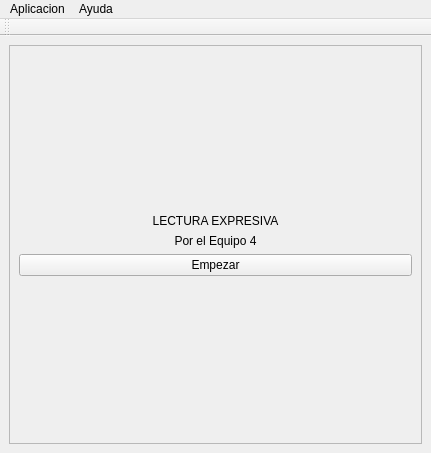
<?xml version="1.0" encoding="UTF-8"?>
<ui version="4.0">
 <class>MainWindow</class>
 <widget class="QMainWindow" name="MainWindow">
  <property name="geometry">
   <rect>
    <x>0</x>
    <y>0</y>
    <width>431</width>
    <height>453</height>
   </rect>
  </property>
  <property name="windowTitle">
   <string>MainWindow</string>
  </property>
  <widget class="QWidget" name="centralwidget">
   <layout class="QVBoxLayout" name="verticalLayout">
    <item>
     <widget class="QFrame" name="frame">
      <property name="enabled">
       <bool>true</bool>
      </property>
      <property name="layoutDirection">
       <enum>Qt::LeftToRight</enum>
      </property>
      <property name="frameShape">
       <enum>QFrame::StyledPanel</enum>
      </property>
      <property name="frameShadow">
       <enum>QFrame::Raised</enum>
      </property>
      <layout class="QVBoxLayout" name="verticalLayout_2">
       <item>
        <spacer name="verticalSpacer_2">
         <property name="orientation">
          <enum>Qt::Vertical</enum>
         </property>
         <property name="sizeHint" stdset="0">
          <size>
           <width>20</width>
           <height>40</height>
          </size>
         </property>
        </spacer>
       </item>
       <item>
        <widget class="QLabel" name="label">
         <property name="styleSheet">
          <string notr="true">font: 28pt &quot;MS Shell Dlg 2&quot;;</string>
         </property>
         <property name="text">
          <string>LECTURA EXPRESIVA</string>
         </property>
         <property name="alignment">
          <set>Qt::AlignCenter</set>
         </property>
        </widget>
       </item>
       <item>
        <widget class="QLabel" name="label_2">
         <property name="styleSheet">
          <string notr="true">font: 75 24pt &quot;MS Shell Dlg 2&quot;;</string>
         </property>
         <property name="text">
          <string>Por el Equipo 4</string>
         </property>
         <property name="alignment">
          <set>Qt::AlignCenter</set>
         </property>
        </widget>
       </item>
       <item>
        <widget class="QPushButton" name="boton">
         <property name="layoutDirection">
          <enum>Qt::LeftToRight</enum>
         </property>
         <property name="autoFillBackground">
          <bool>false</bool>
         </property>
         <property name="text">
          <string>Empezar</string>
         </property>
         <property name="autoDefault">
          <bool>false</bool>
         </property>
         <property name="default">
          <bool>false</bool>
         </property>
        </widget>
       </item>
       <item>
        <spacer name="verticalSpacer">
         <property name="orientation">
          <enum>Qt::Vertical</enum>
         </property>
         <property name="sizeHint" stdset="0">
          <size>
           <width>20</width>
           <height>40</height>
          </size>
         </property>
        </spacer>
       </item>
      </layout>
     </widget>
    </item>
   </layout>
  </widget>
  <widget class="QMenuBar" name="menubar">
   <property name="geometry">
    <rect>
     <x>0</x>
     <y>0</y>
     <width>431</width>
     <height>21</height>
    </rect>
   </property>
   <widget class="QMenu" name="menuAplicacion">
    <property name="title">
     <string>Aplicacion</string>
    </property>
    <addaction name="actionSalir"/>
   </widget>
   <widget class="QMenu" name="menuAyuda">
    <property name="title">
     <string>Ayuda</string>
    </property>
    <addaction name="actionAcerca_de_la_app"/>
   </widget>
   <addaction name="menuAplicacion"/>
   <addaction name="menuAyuda"/>
  </widget>
  <widget class="QToolBar" name="toolBar">
   <property name="windowTitle">
    <string>toolBar</string>
   </property>
   <attribute name="toolBarArea">
    <enum>TopToolBarArea</enum>
   </attribute>
   <attribute name="toolBarBreak">
    <bool>false</bool>
   </attribute>
  </widget>
  <action name="actionSalir">
   <property name="text">
    <string>Salir</string>
   </property>
  </action>
  <action name="actionNuevo">
   <property name="text">
    <string>Nuevo</string>
   </property>
  </action>
  <action name="actionAcerca_de_la_app">
   <property name="text">
    <string>Acerca de la app</string>
   </property>
  </action>
 </widget>
 <resources/>
 <connections/>
</ui>
